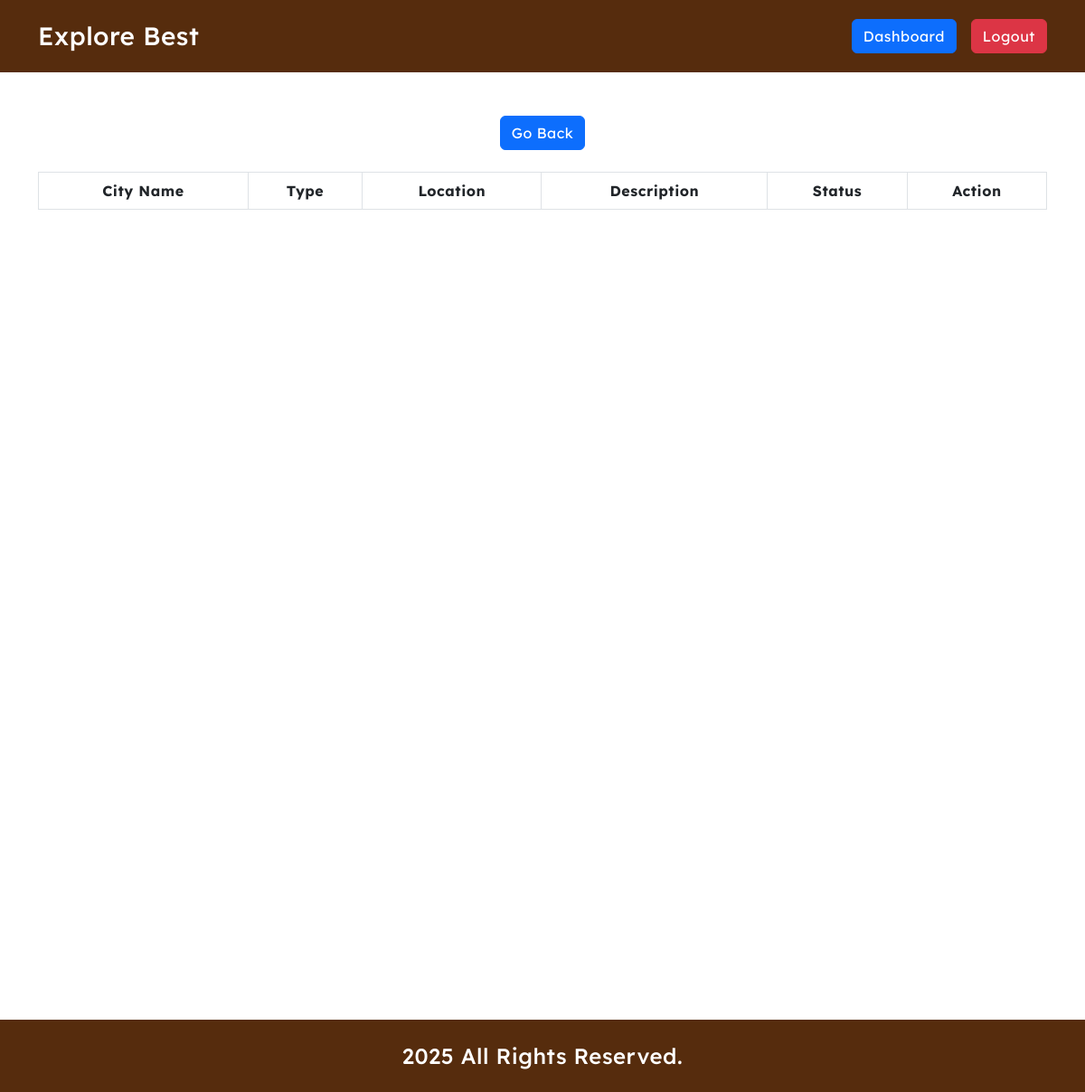
The app's page /admin/places.php (signed in), older data.
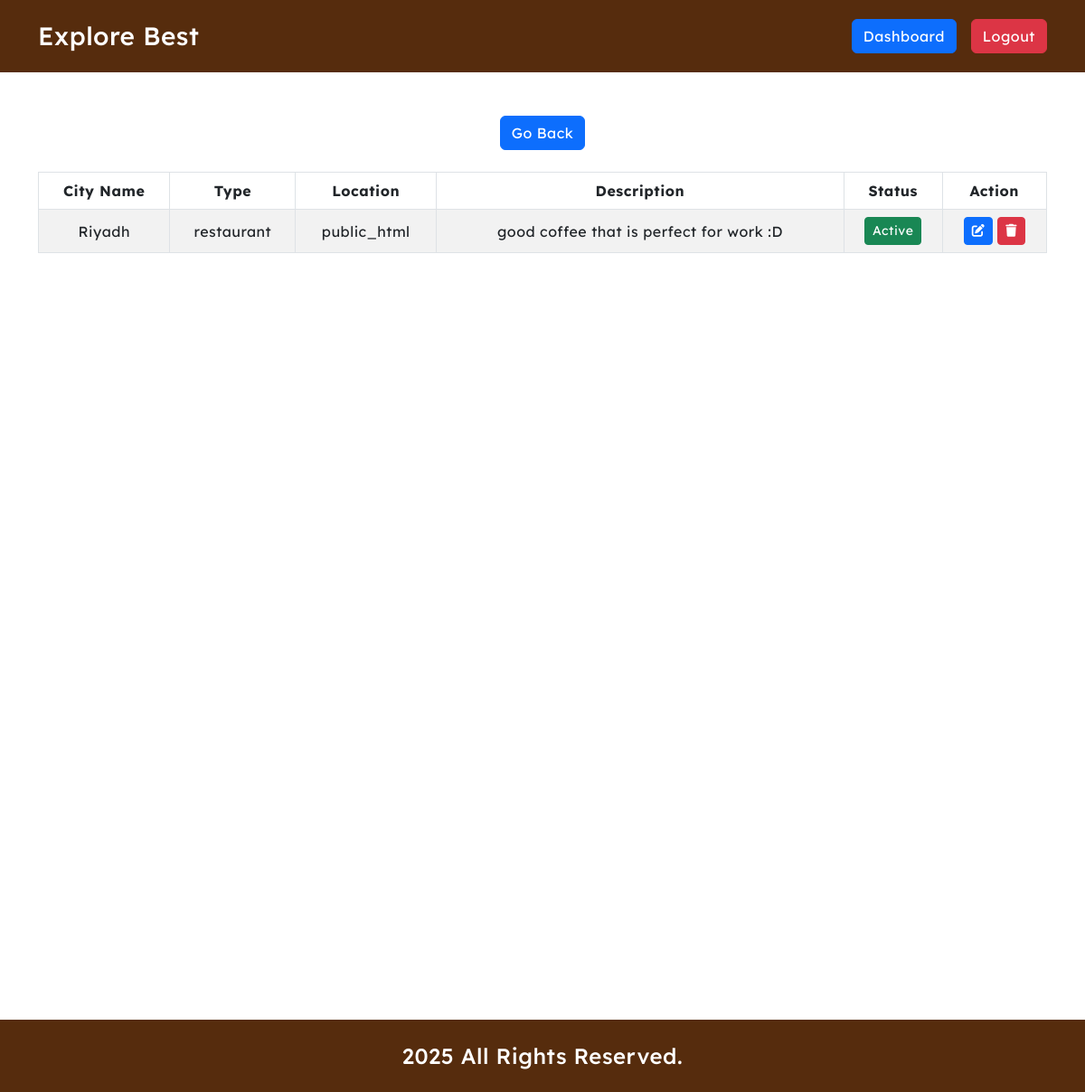
The same page, newer data.
### tables this page shows
CREATE TABLE `places` (
  `id` int(11) NOT NULL,
  `city_id` int(11) NOT NULL,
  `type` varchar(255) DEFAULT 'restaurant',
  `location` varchar(255) NOT NULL,
  `place_img` text DEFAULT NULL,
  `description` text NOT NULL,
  `u_id` int(11) NOT NULL,
  `status` enum('0','1') DEFAULT '0'
);

CREATE TABLE `cities` (
  `id` int(11) NOT NULL,
  `city_name` varchar(255) NOT NULL
);

### admin/places.php (the view, shortened to what this page needs)
<?php
require_once '../core/database.php';
?>
<!DOCTYPE html>
<html lang="en">
<head>
    <?php include_once "../includes/external_css.php"; ?>
</head>
<body id="adminPlacesDashboard">
    <?php include_once "../includes/header.php"; ?>
    <main>
        <div class="container my-5">
            <div class="row">
                <div class="col-12">
                    <div class="btn_wrapper d-flex justify-content-center">
                        <a href="../adminDashboard.php" class="btn btn-primary">Go Back</a>
                    </div>
                </div>
            </div>
            <div class="row mt-4">
                <div class="col-12 mx-auto">
                    <table id="places"
                        class="table table-bordered table-striped table-responsive text-center align-middle">
                        <thead>
                            <tr>
                                <th class="text-center">City Name</th>
                                <th class="text-center">Type</th>
                                <th class="text-center">Location</th>
                                <th class="text-center">Description</th>
                                <th class="text-center">Status</th>
                                <th class="text-center">Action</th>
                            </tr>
                        </thead>
                        <tbody>
                            <?php
                            $places_Q = $db->query("CALL `get_places`()");
                            if ($places_Q->num_rows > 0):
                                while ($place = $places_Q->fetch_object()):
                                    $status = $place->status;
                                    ?>
                                    <tr>
                                        <td class="text-center"><?= $place->city_name ?></td>
                                        <td class="text-center"><?= $place->type ?></td>
                                        <td class="text-center"><?= $place->location ?></td>
                                        <td class="text-center"><?= $place->description ?></td>
                                        <td class="text-center">
                                            <?= $status == '0' ? '<span class="btn btn-sm btn-warning">Pending</span>' : '<span class="btn btn-sm btn-success">Active</span>' ?>
                                        </td>
                                        <td class="text-center"><a href="#!" data-id="<?= $place->place_id ?>"
                                                data-bs-toggle="modal" data-bs-target="#placeModal" data-msg="Place"
                                                class="btn btn-sm btn-primary btn-get-place"><i class="fas fa-edit"></i></a>
                                            <a href="#!" data-id="<?= $place->place_id ?>" data-table="places" data-msg="Place"
                                                class="btn btn-sm btn-danger btn-del"><i class="fas fa-trash"></i></a>
                                        </td>
                                    </tr>
                                    <?php
                                endwhile;
                            endif;
                            ?>
                        </tbody>
                    </table>
                </div>
            </div>
        </div>
    </main>
    <?php include_once "../includes/footer.php"; ?>
</body>
</html>

Row changes from the older to the newer data that the page shows:
added places: city.city_name "Riyadh", type "restaurant", location "public_html", description "good coffee that is perfect for work :D", status "Active"
